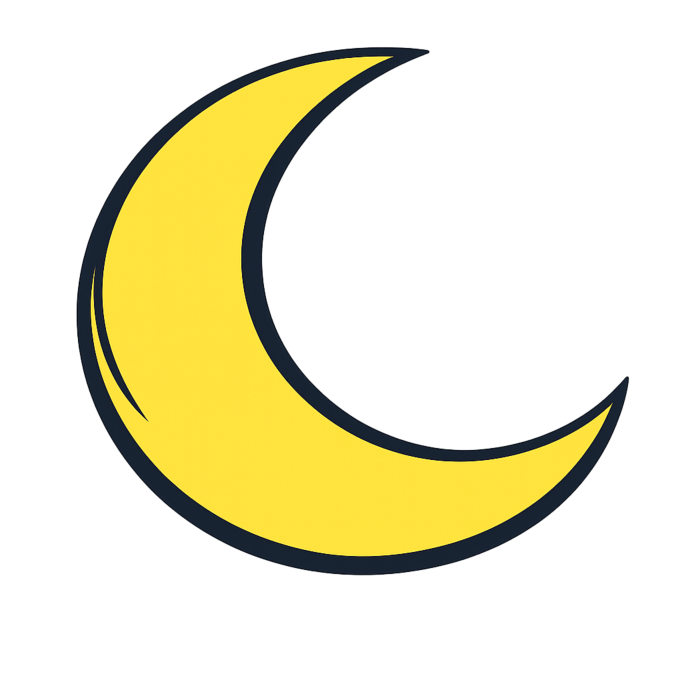
#> input picture Everyday_glasses/app/src/main/assets/clear_night.png, 2048 x 2048 px (shown at 1/3 size)
$ python generate_icons.py ../Everyday_glasses/app/src/main/assets/clear_night.png
#> lines starting #> are read from the running program, lines starting #| are printed output that depends on the picture
"""
Generate Android launcher icons for Everyday phone and glasses apps.

Requirements: pip install Pillow

Usage: python generate_icons.py [path_to_source_image]
"""

from PIL import Image
import os
import sys

# Android mipmap sizes
MIPMAP_SIZES = {
    "mipmap-mdpi": 48,
    "mipmap-hdpi": 72,
    "mipmap-xhdpi": 96,
    "mipmap-xxhdpi": 144,
    "mipmap-xxxhdpi": 192,
}

# Target directories
TARGETS = [
    r"C:\Users\jean-\Desktop\AugmentedReality\x3Pro\Everyday_phone\app\src\main\res",
    r"C:\Users\jean-\Desktop\AugmentedReality\x3Pro\Everyday_glasses\app\src\main\res",
]

def generate_icons(source_path):
    # Load source image
    print(f"Loading source image: {source_path}")

    if not os.path.exists(source_path):
        print(f"ERROR: Source image not found at {source_path}")
        return False

    img = Image.open(source_path)
#> img is the input picture: PIL image 2048x2048 RGBA; mean R, G, B, A 50.2, 45.7, 15.5, 66.3

    # Convert to RGBA if needed (for PNG transparency support)
    if img.mode != "RGBA":
        img = img.convert("RGBA")

    print(f"Source image size: {img.size}")
#| Source image size: (2048, 2048)

    for target_res_dir in TARGETS:
        print(f"\nProcessing: {target_res_dir}")

        for mipmap_dir, size in MIPMAP_SIZES.items():
            output_dir = os.path.join(target_res_dir, mipmap_dir)

            # Create directory if it doesn't exist
            os.makedirs(output_dir, exist_ok=True)

            # Resize image using high-quality resampling
            resized = img.resize((size, size), Image.Resampling.LANCZOS)

            # Save as ic_launcher.png (standard Android launcher icon name)
            output_path = os.path.join(output_dir, "ic_launcher.png")
            resized.save(output_path, "PNG")
            print(f"  Created: {mipmap_dir}/ic_launcher.png ({size}x{size})")

            # Also create ic_launcher_round.png (for devices that use round icons)
            output_path_round = os.path.join(output_dir, "ic_launcher_round.png")
            resized.save(output_path_round, "PNG")
            print(f"  Created: {mipmap_dir}/ic_launcher_round.png ({size}x{size})")
#> this loop made 2 passes
#> pass 1, in generate_icons, `resized.save(output_path, "PNG")`:
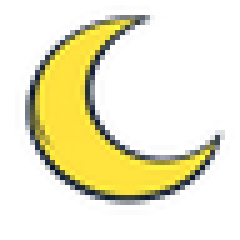
#> saved as ic_launcher.png: PIL image 48x48 RGBA (shown 5 times larger); mean R, G, B, A 51.5, 48.4, 19.6, 66.4; transparent parts drawn white
#> pass 1, in generate_icons, `resized.save(output_path, "PNG")`:
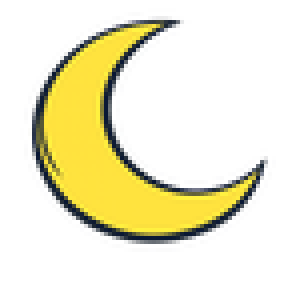
#> saved as ic_launcher.png: PIL image 72x72 RGBA (shown 4 times larger); mean R, G, B, A 50.4, 46.9, 17.8, 66.4; transparent parts drawn white
#> pass 1, in generate_icons, `resized.save(output_path, "PNG")`:
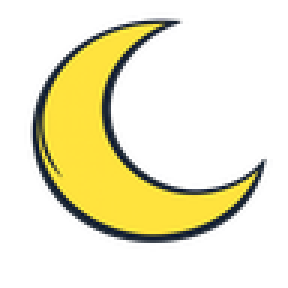
#> saved as ic_launcher.png: PIL image 96x96 RGBA (shown 3 times larger); mean R, G, B, A 50.2, 46.2, 17.1, 66.4; transparent parts drawn white
#> pass 1, in generate_icons, `resized.save(output_path, "PNG")`:
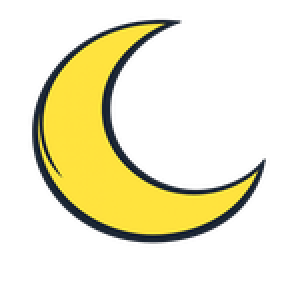
#> saved as ic_launcher.png: PIL image 144x144 RGBA (shown 2 times larger); mean R, G, B, A 50.1, 45.8, 16.3, 66.4; transparent parts drawn white
#> after the loop:
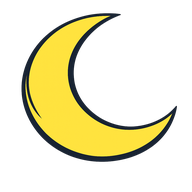
#> resized: PIL image 192x192 RGBA; mean R, G, B, A 50.1, 45.7, 15.8, 66.4; transparent parts drawn white

    print("\n✓ All icons generated successfully!")
    return True

if __name__ == "__main__":
    if len(sys.argv) < 2:
        print("Usage: python generate_icons.py <path_to_source_image>")
        print("Example: python generate_icons.py C:\\Users\\jean-\\Downloads\\everyday_icon.png")
        sys.exit(1)

    source_path = sys.argv[1]
    success = generate_icons(source_path)
    sys.exit(0 if success else 1)
#> (the program exits here)

$ run again, on Everyday_glasses/app/src/main/assets/fog.png
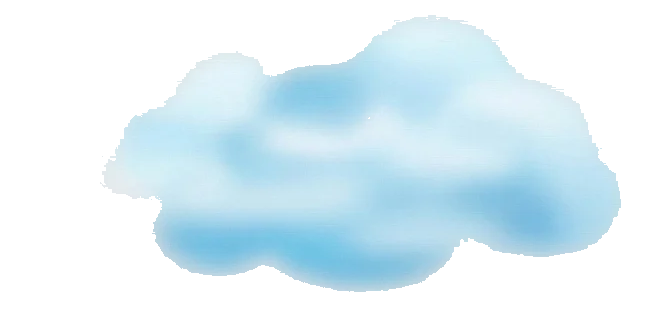
#> input picture Everyday_glasses/app/src/main/assets/fog.png, 668 x 309 px
#> in generate_icons, img is the input picture: PIL image 668x309 RGBA; mean R, G, B, A 86.7, 104.4, 111.8, 119.7
#| Source image size: (668, 309)
#> the loop in generate_icons, `for target_res_dir in TARGETS:` made 2 passes
#> pass 1, in generate_icons, `resized.save(output_path, "PNG")`:
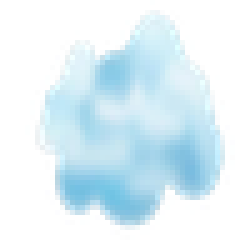
#> saved as ic_launcher.png: PIL image 48x48 RGBA (shown 5 times larger); mean R, G, B, A 107.6, 127.8, 136.3, 119.7; transparent parts drawn white
#> pass 1, in generate_icons, `resized.save(output_path, "PNG")`:
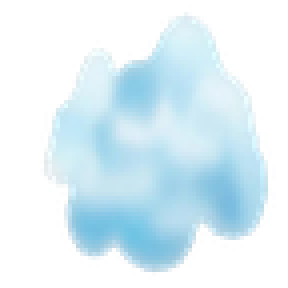
#> saved as ic_launcher.png: PIL image 72x72 RGBA (shown 4 times larger); mean R, G, B, A 101.3, 120.3, 128.2, 119.7; transparent parts drawn white

$ run again, on Everyday_glasses/app/src/main/assets/heavy_rain.png
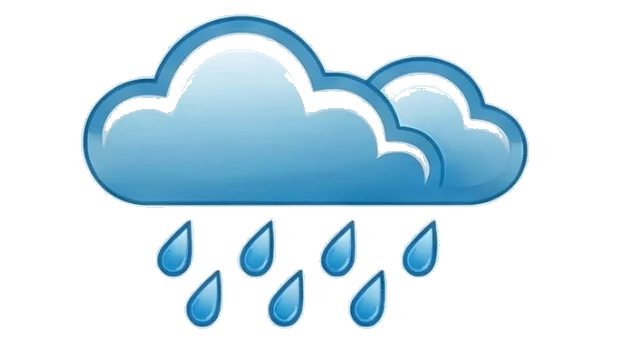
#> input picture Everyday_glasses/app/src/main/assets/heavy_rain.png, 625 x 352 px
#> in generate_icons, img is the input picture: PIL image 625x352 RGBA; mean R, G, B, A 33.4, 53.3, 63.7, 79.7
#| Source image size: (625, 352)
#> the loop in generate_icons, `for target_res_dir in TARGETS:` made 2 passes
#> pass 1, in generate_icons, `resized.save(output_path, "PNG")`:
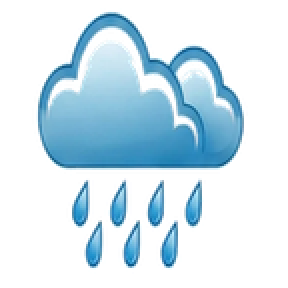
#> saved as ic_launcher.png: PIL image 144x144 RGBA (shown 2 times larger); mean R, G, B, A 48.9, 70.9, 82.1, 79.7; transparent parts drawn white
#> after the loop in generate_icons, `for target_res_dir in TARGETS:`:
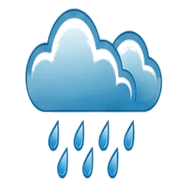
#> resized: PIL image 192x192 RGBA; mean R, G, B, A 45.3, 66.6, 77.6, 79.7; transparent parts drawn white

$ run again, on Everyday_glasses/app/src/main/assets/light_clouds.png
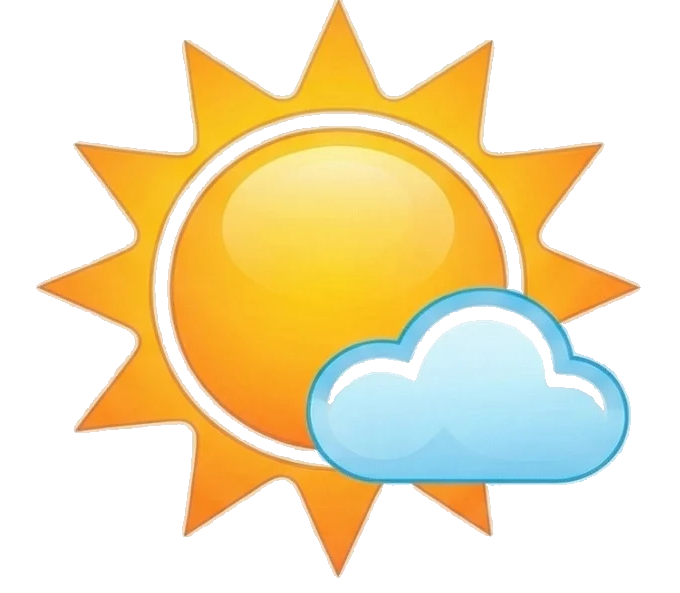
#> input picture Everyday_glasses/app/src/main/assets/light_clouds.png, 680 x 593 px
#> in generate_icons, img is the input picture: PIL image 680x593 RGBA; mean R, G, B, A 101.7, 87.2, 48, 115.8
#| Source image size: (680, 593)
#> the loop in generate_icons, `for target_res_dir in TARGETS:` made 2 passes
#> pass 1, in generate_icons, `resized.save(output_path, "PNG")`:
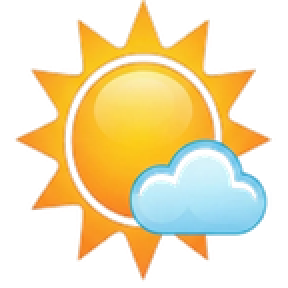
#> saved as ic_launcher.png: PIL image 144x144 RGBA (shown 2 times larger); mean R, G, B, A 117.4, 102.1, 61.6, 115.7; transparent parts drawn white
#> after the loop in generate_icons, `for target_res_dir in TARGETS:`:
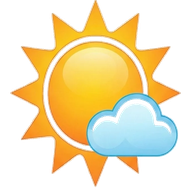
#> resized: PIL image 192x192 RGBA; mean R, G, B, A 115.2, 100.2, 59.8, 115.8; transparent parts drawn white
